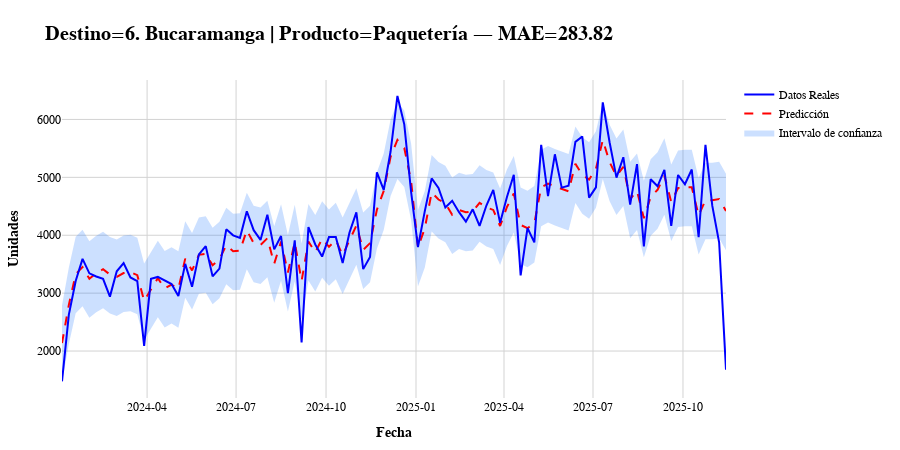

The cell this chart's notebook holds for it:
### Code cell
plot_confidence_styled(df_i, destino='6. Bucaramanga', producto='Paquetería')
